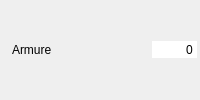
       <widget class="QWidget" name="widget_armure" native="true">
        <property name="minimumSize">
         <size>
          <width>200</width>
          <height>26</height>
         </size>
        </property>
        <layout class="QHBoxLayout" name="horizontalLayout_29">
         <property name="spacing">
          <number>2</number>
         </property>
         <property name="leftMargin">
          <number>3</number>
         </property>
         <property name="topMargin">
          <number>3</number>
         </property>
         <property name="rightMargin">
          <number>3</number>
         </property>
         <property name="bottomMargin">
          <number>3</number>
         </property>
         <item>
          <widget class="QLabel" name="label_60">
           <property name="text">
            <string/>
           </property>
           <property name="pixmap">
            <pixmap resource="../images/images.qrc">:/Aptitudes/armor.png</pixmap>
           </property>
          </widget>
         </item>
         <item>
          <widget class="QLabel" name="label_armor">
           <property name="text">
            <string>Armure</string>
           </property>
          </widget>
         </item>
         <item>
          <spacer name="horizontalSpacer_29">
           <property name="orientation">
            <enum>Qt::Horizontal</enum>
           </property>
           <property name="sizeHint" stdset="0">
            <size>
             <width>40</width>
             <height>20</height>
            </size>
           </property>
          </spacer>
         </item>
         <item>
          <widget class="QSpinBox" name="sp_armor">
           <property name="focusPolicy">
            <enum>Qt::NoFocus</enum>
           </property>
           <property name="autoFillBackground">
            <bool>true</bool>
           </property>
           <property name="frame">
            <bool>false</bool>
           </property>
           <property name="alignment">
            <set>Qt::AlignRight|Qt::AlignTrailing|Qt::AlignVCenter</set>
           </property>
           <property name="buttonSymbols">
            <enum>QAbstractSpinBox::NoButtons</enum>
           </property>
           <property name="keyboardTracking">
            <bool>false</bool>
           </property>
           <property name="maximum">
            <number>9999999</number>
           </property>
          </widget>
         </item>
        </layout>
       </widget>
